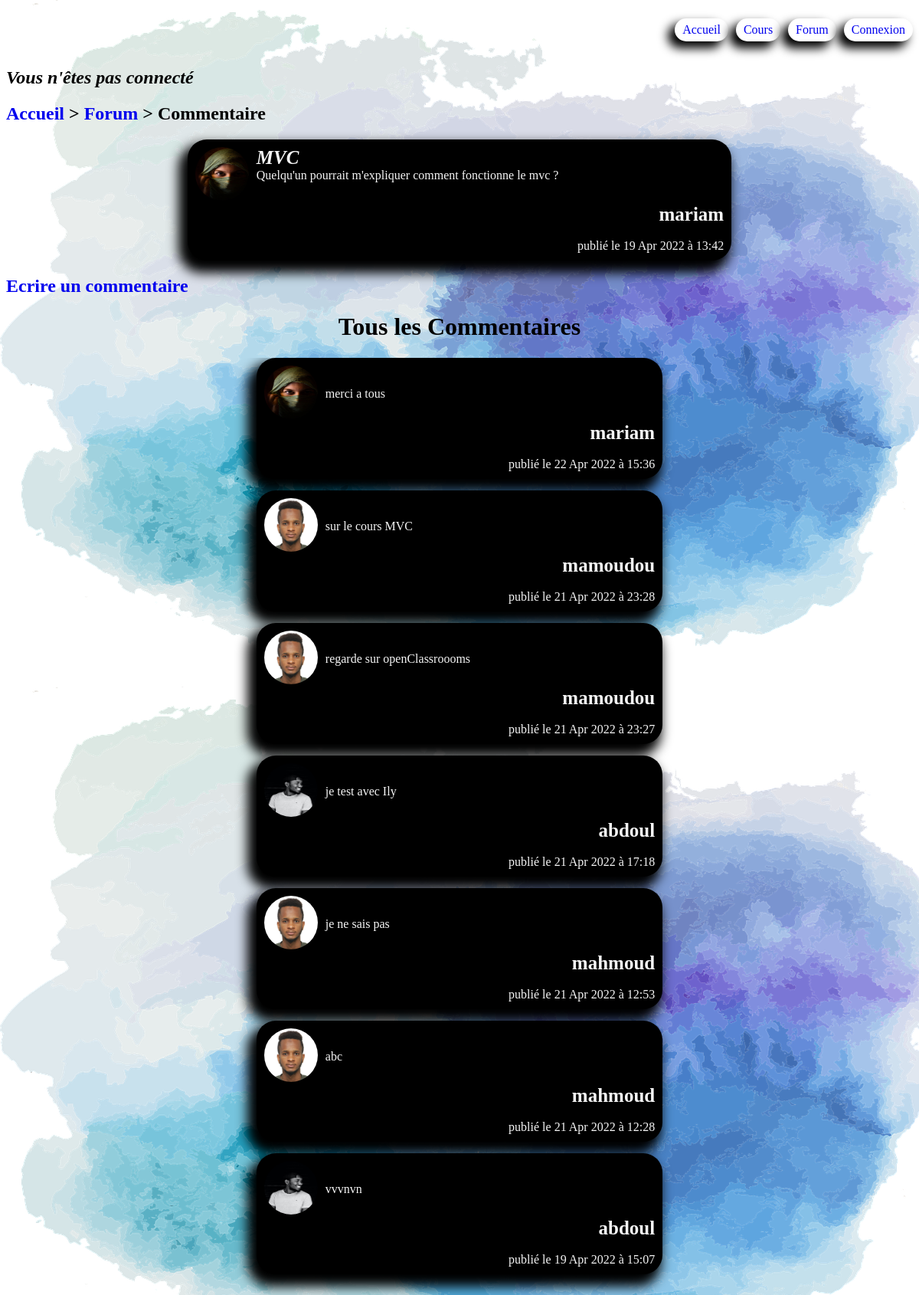
Page /index.php?location=comment&idQuestion=7 on the committed database.
### tables this page shows
CREATE TABLE `questions` (
  `id` int NOT NULL,
  `userID` int NOT NULL,
  `title` varchar(255) NOT NULL,
  `content` text NOT NULL,
  `question_date` datetime NOT NULL DEFAULT CURRENT_TIMESTAMP
);

CREATE TABLE `members` (
  `id` int NOT NULL,
  `firstName` varchar(255) NOT NULL,
  `lastName` varchar(255) NOT NULL,
  `birthday` date NOT NULL,
  `email` varchar(255) NOT NULL,
  `username` varchar(255) NOT NULL,
  `password_` varchar(255) NOT NULL,
  `inscription_date` datetime NOT NULL DEFAULT CURRENT_TIMESTAMP,
  `gender` varchar(10) NOT NULL,
  `picture` varchar(255) NOT NULL,
  `status_` varchar(20) NOT NULL DEFAULT 'not_answered',
  `level_` int NOT NULL DEFAULT '0'
);

CREATE TABLE `comments` (
  `id` int NOT NULL,
  `questionID` int NOT NULL,
  `userID` int NOT NULL,
  `comment` text NOT NULL,
  `comment_date` datetime NOT NULL DEFAULT CURRENT_TIMESTAMP
);

### Controller/controller.php (called while the page is built, shortened)
<?php
require("Model/model.php");
function question($idQuestion)
{
    $question= singleQuestion($idQuestion);
    $allComments = allComments($idQuestion);
    require('View/comment.php');
}

### Model/model.php (called while the page is built, shortened)
<?php
function dataBaseConnexion()
{
    try
    {
        $data_base= new PDO('mysql:host=localhost;dbname=WebProject;charset=utf8', 'root', 'Moud1997@');
        return $data_base;
    }
    catch(Exception $e)
    {
        die("Erreur : ".$e->getMessage());
    }
}
function singleQuestion($idQuestion)
{
    $data_base= dataBaseConnexion();
    $question= $data_base->prepare('SELECT questions.id as id, username, content, title, picture, DATE_FORMAT(question_date, \'%d %b %Y à %H:%i\') AS date_, members.id AS userID FROM members, questions WHERE questions.userID= members.id AND questions.id =?');
    $question->execute([$idQuestion]);
    $questions= $question->fetch();
    return $questions;
}
function allComments($idQuestion)
{
    $data_base= dataBaseConnexion();
    $comments= $data_base->prepare('SELECT id, questionID, userID, comment, DATE_FORMAT(comment_date, \'%d %b %Y à %H:%i\') AS date_ FROM comments WHERE questionID= ? ORDER BY id desc');
    $comments->execute([$idQuestion]);
    return $comments;
}
function identifiedMember($idUser)
{
    $data_base= dataBaseConnexion();
    $members= $data_base->prepare('SELECT id, username, picture FROM members WHERE id=?' );
    $members->execute([$idUser]);
    $user= $members->fetch();
    return $user;
}

### View/comment.php (the view, shortened to what this page needs)
<!DOCTYPE html>
<html lang="en">
<head>
    <link rel="stylesheet" href="Public/CSS/menu.css?ts=<?=time()?>">
    <link rel="stylesheet" href="Public/CSS/comment.css?ts=<?=time()?>">
    <link rel="stylesheet" href="Public/CSS/signupAndLogin.css?ts=<?=time()?>">
</head>
<body>
    <?php require('header.php'); ?>
    <?php if(isset($_SESSION['connected'])) :?>
        <h2><em>Bonjour <?=$_SESSION['username']?></em></h2>
    <?php else :?>
        <h2><em>Vous n'êtes pas connecté</em></h2>
    <?php endif ?>
    <h2><a href="index.php?location=home">Accueil</a> > <a href="index.php?location=forum">Forum</a> > Commentaire</h2>
    <?php if(isset($question)): ?>
        <div class="questions">
            <div class="question">
                <a href="index.php?location=otherProfile&userID=<?=$question['userID']?>"><img class="pic" src="<?=$question['picture']?>" alt=""></a>
                <div class="content">
                    <strong><em><?=$question['title']?></em></strong>
                    <?=$question['content']?>
                </div>
            </div>
            <div class="info">
                <strong><?=$question['username']?></strong><br>
                publié le <?=$question['date_']?>
            </div>
        </div>
    <?php endif?>
    <?php if(isset($_SESSION['connected'])) :?>
        <h2 class="info-form">Ecrire un commentaire</h2>
        <form action="index.php?location=publishComment&amp;idQuestion=<?=$question['id']?>&amp;idUser=<?=$_SESSION['id']?>" method="post">
                <textarea name="content" id="" cols="35" rows="5" placeholder="Ecrire de votre commentaire ici !!!"></textarea><br>
                <?php if(isset($errors['content'])) :?>
                    <p class="errors"><?=$errors['content']?></p>
                <?php endif ?>
                <input type="reset" value="Annuler"><input type="submit" value="Publier"><br>
        </form>
    <?php else: ?>
        <h2 class="info-form"><a href="index.php?location=login">Ecrire un commentaire</a></h2>
    <?php endif?>
    <h1>Tous les Commentaires</h1>
    <?php if(isset($allComments)): ?>
        <div class="all">
            <div id="refresh">
                <?php while($comments= $allComments->fetch()): ?>
                    <?php $member=  identifiedMember($comments['userID']);?>
                    <div class="questions">
                        <div class="question">
                            <a href="index.php?location=otherProfile&userID=<?=$comments['userID']?>"><img class="pic" src="<?=$member['picture']?>" alt=""></a>
                            <div class="content-comment">
                                <?=$comments['comment']?>
                            </div>
                        </div>
                        <div class="info">
                            <strong><?=$member['username']?></strong><br>
                            publié le <?=$comments['date_']?>
                        </div>
                    </div>
                <?php endwhile?>
            </div>
        </div>
    <?php endif ?>
</body>
</html>

### Public/CSS/menu.css (style rules this page uses)
a { text-decoration: none; }

### Public/CSS/comment.css (style rules this page uses)
.pic { height: 70px; width: 70px; border-radius: 50%; margin-right: 10px; }
.question { display: flex; flex-direction: row; flex-wrap: nowrap; justify-content: flex-start; align-items: stretch; align-content: stretch; }
.questions { background-color: rgb(0, 0, 0); padding: 10px; border-radius: 25px; margin: 0 20%; margin-bottom: 15px; color: whitesmoke; -webkit-box-shadow: -7px 11px 15px 5px #000000; box-shadow: -7px 11px 15px 5px #000000; }
.content { display: flex; flex-direction: column; flex-wrap: nowrap; justify-content: flex-start; align-items: stretch; align-content: stretch; }
.content-comment { display: flex; flex-direction: column; flex-wrap: wrap; justify-content: center; align-items: stretch; align-content: stretch; }
h2 { font-family: "Brush Script MT", cursive; }
strong { font-family: "Brush Script MT", cursive; font-size: 25px; }
.info { display: flex; flex-direction: column; flex-wrap: nowrap; justify-content: flex-end; align-items: flex-end; align-content: stretch; }
.info-form { margin-bottom: 0; }
.all { overflow: auto; height: 82vh; margin: 0 150px; }

### Public/CSS/signupAndLogin.css (style rules this page uses)
body { background: url("../Image/fond5.png"); }
h1 { text-align: center; font-family: "Brush Script MT", cursive; }
h2, legend { font-family: "Brush Script MT", cursive; }
a { text-decoration: none; }

### rows in the picture
questions: userID.picture (picture), title "MVC", content "Quelqu'un pourrait m'expliquer comment fonctionne le mvc ?", userID.username "mariam"
comments: userID.picture (picture), comment "merci a tous", userID.username "mariam", date_ "22 Apr 2022 à 15:36"
comments: userID.picture (picture), comment "sur le cours MVC", userID.username "mamoudou", date_ "21 Apr 2022 à 23:28"
comments: userID.picture (picture), comment "regarde sur openClassroooms", userID.username "mamoudou", date_ "21 Apr 2022 à 23:27"
comments: userID.picture (picture), comment "je test avec Ily", userID.username "abdoul", date_ "21 Apr 2022 à 17:18"
comments: userID.picture (picture), comment "je ne sais pas", userID.username "mahmoud", date_ "21 Apr 2022 à 12:53"
comments: userID.picture (picture), comment "abc", userID.username "mahmoud", date_ "21 Apr 2022 à 12:28"
comments: userID.picture (picture), comment "vvvnvn", userID.username "abdoul", date_ "19 Apr 2022 à 15:07"

### other values in the picture
$question['date_'] "19 Apr 2022 à 13:42"
